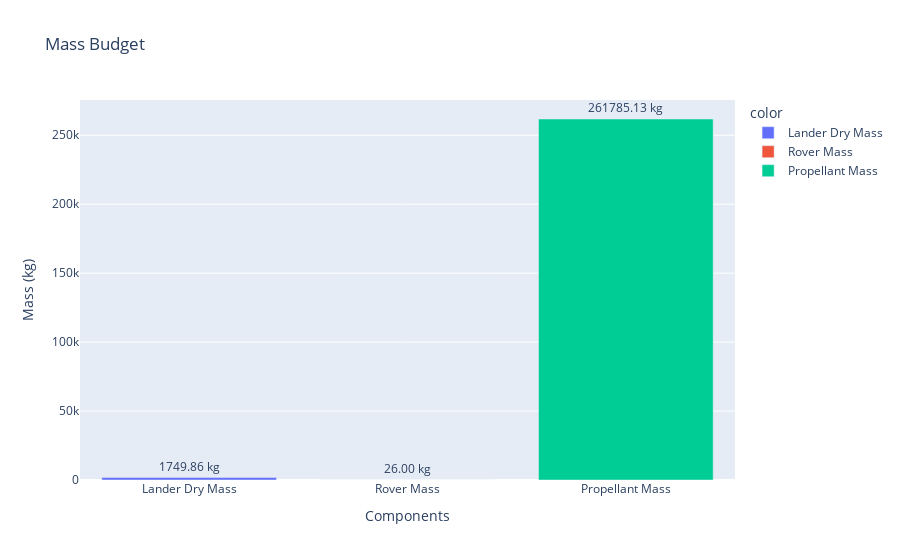

Notebook code for this chart:
### Code cell
import plotly.express as px

mass_labels = ['Lander Dry Mass', 'Rover Mass', 'Propellant Mass']
mass_values = [lander_dry_mass, rover_mass, propellant_mass_required]

mass_fig = px.bar(
    x=mass_labels,
    y=mass_values,
    color=mass_labels,
    labels={'x': 'Components', 'y': 'Mass (kg)'},
    title='Mass Budget'
)

mass_fig.update_traces(texttemplate='%{y:.2f} kg', textposition='outside')
mass_fig.show()

### Figure 1 — Plotly figure (JSON) as saved in the notebook; plotly's stock layout.template omitted (floating-point values rounded to 4 significant figures)
{"data": [{"alignmentgroup": "True", "hovertemplate": "color=Lander Dry Mass<br>Components=%{x}<br>Mass (kg)=%{y}<extra></extra>", "legendgroup": "Lander Dry Mass", "marker": {"color": "#636efa", "pattern": {"shape": ""}}, "name": "Lander Dry Mass", "offsetgroup": "Lander Dry Mass", "orientation": "v", "showlegend": true, "textposition": "outside", "texttemplate": "%{y:.2f} kg", "type": "bar", "x": ["Lander Dry Mass"], "xaxis": "x", "y": [1750.0], "yaxis": "y"}, {"alignmentgroup": "True", "hovertemplate": "color=Rover Mass<br>Components=%{x}<br>Mass (kg)=%{y}<extra></extra>", "legendgroup": "Rover Mass", "marker": {"color": "#EF553B", "pattern": {"shape": ""}}, "name": "Rover Mass", "offsetgroup": "Rover Mass", "orientation": "v", "showlegend": true, "textposition": "outside", "texttemplate": "%{y:.2f} kg", "type": "bar", "x": ["Rover Mass"], "xaxis": "x", "y": [26], "yaxis": "y"}, {"alignmentgroup": "True", "hovertemplate": "color=Propellant Mass<br>Components=%{x}<br>Mass (kg)=%{y}<extra></extra>", "legendgroup": "Propellant Mass", "marker": {"color": "#00cc96", "pattern": {"shape": ""}}, "name": "Propellant Mass", "offsetgroup": "Propellant Mass", "orientation": "v", "showlegend": true, "textposition": "outside", "texttemplate": "%{y:.2f} kg", "type": "bar", "x": ["Propellant Mass"], "xaxis": "x", "y": [261800.0], "yaxis": "y"}], "layout": {"barmode": "relative", "legend": {"title": {"text": "color"}, "tracegroupgap": 0}, "title": {"text": "Mass Budget"}, "xaxis": {"anchor": "y", "domain": [0, 1], "title": {"text": "Components"}}, "yaxis": {"anchor": "x", "domain": [0, 1], "title": {"text": "Mass (kg)"}}}}
